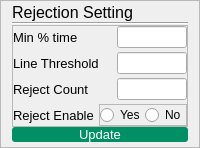
            <widget class="QFrame" name="rejectionSetting_Frame">
             <property name="minimumSize">
              <size>
               <width>0</width>
               <height>0</height>
              </size>
             </property>
             <property name="styleSheet">
              <string notr="true"/>
             </property>
             <property name="frameShape">
              <enum>QFrame::StyledPanel</enum>
             </property>
             <property name="frameShadow">
              <enum>QFrame::Raised</enum>
             </property>
             <layout class="QVBoxLayout" name="verticalLayout_8">
              <property name="spacing">
               <number>0</number>
              </property>
              <property name="topMargin">
               <number>2</number>
              </property>
              <property name="bottomMargin">
               <number>5</number>
              </property>
              <item alignment="Qt::AlignLeft">
               <widget class="QLabel" name="rejectSetting_Label">
                <property name="sizePolicy">
                 <sizepolicy hsizetype="Preferred" vsizetype="Fixed">
                  <horstretch>0</horstretch>
                  <verstretch>0</verstretch>
                 </sizepolicy>
                </property>
                <property name="maximumSize">
                 <size>
                  <width>16777215</width>
                  <height>30</height>
                 </size>
                </property>
                <property name="font">
                 <font>
                  <family>Arial</family>
                  <pointsize>12</pointsize>
                 </font>
                </property>
                <property name="text">
                 <string>Rejection Setting</string>
                </property>
                <property name="alignment">
                 <set>Qt::AlignCenter</set>
                </property>
               </widget>
              </item>
              <item>
               <widget class="Line" name="line_3">
                <property name="orientation">
                 <enum>Qt::Horizontal</enum>
                </property>
               </widget>
              </item>
              <item>
               <widget class="QFrame" name="frame_4">
                <property name="sizePolicy">
                 <sizepolicy hsizetype="Preferred" vsizetype="Preferred">
                  <horstretch>0</horstretch>
                  <verstretch>0</verstretch>
                 </sizepolicy>
                </property>
                <property name="frameShape">
                 <enum>QFrame::StyledPanel</enum>
                </property>
                <property name="frameShadow">
                 <enum>QFrame::Raised</enum>
                </property>
                <layout class="QGridLayout" name="gridLayout_3">
                 <property name="leftMargin">
                  <number>0</number>
                 </property>
                 <property name="topMargin">
                  <number>0</number>
                 </property>
                 <property name="rightMargin">
                  <number>0</number>
                 </property>
                 <property name="bottomMargin">
                  <number>0</number>
                 </property>
                 <property name="horizontalSpacing">
                  <number>0</number>
                 </property>
                 <property name="verticalSpacing">
                  <number>4</number>
                 </property>
                 <item row="3" column="1">
                  <widget class="QFrame" name="frame_8">
                   <property name="sizePolicy">
                    <sizepolicy hsizetype="Preferred" vsizetype="Fixed">
                     <horstretch>0</horstretch>
                     <verstretch>0</verstretch>
                    </sizepolicy>
                   </property>
                   <property name="frameShape">
                    <enum>QFrame::StyledPanel</enum>
                   </property>
                   <property name="frameShadow">
                    <enum>QFrame::Raised</enum>
                   </property>
                   <layout class="QHBoxLayout" name="horizontalLayout_3">
                    <property name="spacing">
                     <number>0</number>
                    </property>
                    <property name="leftMargin">
                     <number>0</number>
                    </property>
                    <property name="topMargin">
                     <number>0</number>
                    </property>
                    <property name="rightMargin">
                     <number>0</number>
                    </property>
                    <property name="bottomMargin">
                     <number>0</number>
                    </property>
                    <item alignment="Qt::AlignLeft">
                     <widget class="QRadioButton" name="rejectEnable_Yes">
                      <property name="text">
                       <string>Yes</string>
                      </property>
                     </widget>
                    </item>
                    <item alignment="Qt::AlignRight">
                     <widget class="QRadioButton" name="rejectEnable_No">
                      <property name="text">
                       <string>No</string>
                      </property>
                     </widget>
                    </item>
                   </layout>
                  </widget>
                 </item>
                 <item row="0" column="1" alignment="Qt::AlignRight">
                  <widget class="QLineEdit" name="minPercent_Entry">
                   <property name="maximumSize">
                    <size>
                     <width>70</width>
                     <height>16777215</height>
                    </size>
                   </property>
                  </widget>
                 </item>
                 <item row="2" column="1" alignment="Qt::AlignRight">
                  <widget class="QLineEdit" name="rejectCount_Entry">
                   <property name="minimumSize">
                    <size>
                     <width>70</width>
                     <height>0</height>
                    </size>
                   </property>
                   <property name="maximumSize">
                    <size>
                     <width>70</width>
                     <height>16777215</height>
                    </size>
                   </property>
                  </widget>
                 </item>
                 <item row="2" column="0">
                  <widget class="QLabel" name="rejectCount_Label">
                   <property name="font">
                    <font>
                     <family>Arial</family>
                     <pointsize>10</pointsize>
                    </font>
                   </property>
                   <property name="text">
                    <string>Reject Count </string>
                   </property>
                   <property name="alignment">
                    <set>Qt::AlignLeading|Qt::AlignLeft|Qt::AlignVCenter</set>
                   </property>
                  </widget>
                 </item>
                 <item row="1" column="0">
                  <widget class="QLabel" name="lineThresh">
                   <property name="font">
                    <font>
                     <family>Arial</family>
                     <pointsize>10</pointsize>
                    </font>
                   </property>
                   <property name="text">
                    <string>Line Threshold</string>
                   </property>
                   <property name="alignment">
                    <set>Qt::AlignLeading|Qt::AlignLeft|Qt::AlignVCenter</set>
                   </property>
                  </widget>
                 </item>
                 <item row="1" column="1" alignment="Qt::AlignRight">
                  <widget class="QLineEdit" name="linearThresh_Entry">
                   <property name="maximumSize">
                    <size>
                     <width>70</width>
                     <height>16777215</height>
                    </size>
                   </property>
                  </widget>
                 </item>
                 <item row="0" column="0">
                  <widget class="QLabel" name="minPercentTime_Label">
                   <property name="font">
                    <font>
                     <family>Arial</family>
                     <pointsize>10</pointsize>
                    </font>
                   </property>
                   <property name="text">
                    <string>Min % time</string>
                   </property>
                  </widget>
                 </item>
                 <item row="3" column="0">
                  <widget class="QLabel" name="rejectEnable_Label">
                   <property name="font">
                    <font>
                     <family>Arial</family>
                     <pointsize>10</pointsize>
                    </font>
                   </property>
                   <property name="text">
                    <string>Reject Enable</string>
                   </property>
                  </widget>
                 </item>
                </layout>
               </widget>
              </item>
              <item>
               <widget class="QPushButton" name="rejectSetting_updateButton">
                <property name="minimumSize">
                 <size>
                  <width>0</width>
                  <height>0</height>
                 </size>
                </property>
                <property name="maximumSize">
                 <size>
                  <width>16777215</width>
                  <height>24</height>
                 </size>
                </property>
                <property name="font">
                 <font>
                  <family>Arial</family>
                  <pointsize>10</pointsize>
                  <weight>50</weight>
                  <bold>false</bold>
                 </font>
                </property>
                <property name="styleSheet">
                 <string notr="true">QPushButton{
	background-color: #019065;
	color:white;
	border:none;
	border-radius:3px;
}
QPushButton:pressed{
	background-color:#019065;
	border-left:2px solid rgb(100,180,180);
	border-top:2px solid rgb(100,180,180);
}</string>
                </property>
                <property name="text">
                 <string>Update</string>
                </property>
               </widget>
              </item>
             </layout>
            </widget>
